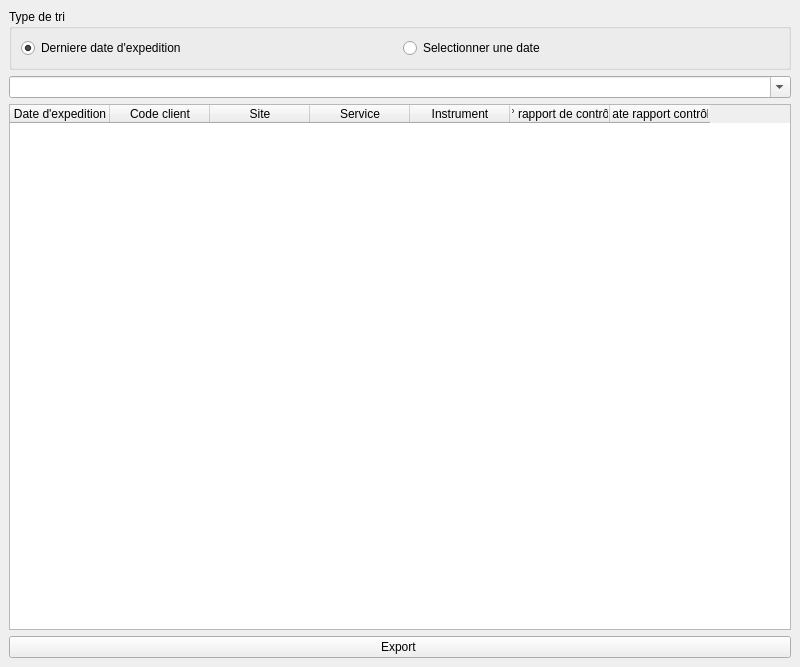
<?xml version="1.0" encoding="UTF-8"?>
<ui version="4.0">
 <class>Bon_Livraison</class>
 <widget class="QMainWindow" name="Bon_Livraison">
  <property name="geometry">
   <rect>
    <x>0</x>
    <y>0</y>
    <width>800</width>
    <height>667</height>
   </rect>
  </property>
  <property name="windowTitle">
   <string>Bon de livraison</string>
  </property>
  <widget class="QWidget" name="centralWidget">
   <layout class="QVBoxLayout" name="verticalLayout">
    <item>
     <widget class="QGroupBox" name="groupBox">
      <property name="title">
       <string>Type de tri</string>
      </property>
      <layout class="QHBoxLayout" name="horizontalLayout_2">
       <item>
        <layout class="QHBoxLayout" name="horizontalLayout">
         <item>
          <widget class="QRadioButton" name="radioButton">
           <property name="text">
            <string>Derniere date d'expedition</string>
           </property>
           <property name="checked">
            <bool>true</bool>
           </property>
          </widget>
         </item>
         <item>
          <widget class="QRadioButton" name="radioButton_2">
           <property name="text">
            <string>Selectionner une date</string>
           </property>
          </widget>
         </item>
        </layout>
       </item>
      </layout>
     </widget>
    </item>
    <item>
     <widget class="ExtendedCombo" name="comboBox_dates">
      <property name="enabled">
       <bool>true</bool>
      </property>
      <property name="editable">
       <bool>true</bool>
      </property>
     </widget>
    </item>
    <item>
     <widget class="QTableWidget" name="tableWidget">
      <column>
       <property name="text">
        <string>Date d'expedition</string>
       </property>
      </column>
      <column>
       <property name="text">
        <string>Code client</string>
       </property>
      </column>
      <column>
       <property name="text">
        <string>Site</string>
       </property>
      </column>
      <column>
       <property name="text">
        <string>Service</string>
       </property>
      </column>
      <column>
       <property name="text">
        <string>Instrument</string>
       </property>
      </column>
      <column>
       <property name="text">
        <string>N° rapport de contrôle</string>
       </property>
      </column>
      <column>
       <property name="text">
        <string>Date rapport contrôle</string>
       </property>
      </column>
     </widget>
    </item>
    <item>
     <widget class="QPushButton" name="pushButton_export">
      <property name="text">
       <string>Export </string>
      </property>
     </widget>
    </item>
   </layout>
  </widget>
 </widget>
 <customwidgets>
  <customwidget>
   <class>ExtendedCombo</class>
   <extends>QComboBox</extends>
   <header>extendedcombo</header>
  </customwidget>
 </customwidgets>
 <tabstops>
  <tabstop>radioButton</tabstop>
  <tabstop>radioButton_2</tabstop>
  <tabstop>comboBox_dates</tabstop>
  <tabstop>tableWidget</tabstop>
  <tabstop>pushButton_export</tabstop>
 </tabstops>
 <resources/>
 <connections>
  <connection>
   <sender>radioButton</sender>
   <signal>clicked()</signal>
   <receiver>comboBox_dates</receiver>
   <slot>hide()</slot>
   <hints>
    <hint type="sourcelabel">
     <x>122</x>
     <y>39</y>
    </hint>
    <hint type="destinationlabel">
     <x>118</x>
     <y>70</y>
    </hint>
   </hints>
  </connection>
  <connection>
   <sender>radioButton_2</sender>
   <signal>clicked()</signal>
   <receiver>comboBox_dates</receiver>
   <slot>show()</slot>
   <hints>
    <hint type="sourcelabel">
     <x>465</x>
     <y>37</y>
    </hint>
    <hint type="destinationlabel">
     <x>461</x>
     <y>68</y>
    </hint>
   </hints>
  </connection>
 </connections>
</ui>
